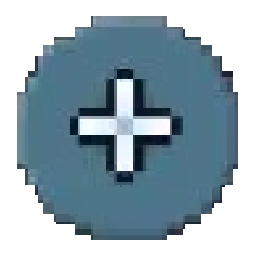
#> input picture managed/mods/MobileJoystick/Assets/MobileControls/AimOnlyMode.png, 256 x 256 px
$ python -i convert-mobile-terraria.py   (imports and definitions only)
#> lines starting #> are read from the running program, lines starting #| are printed output that depends on the picture; after the words box and inside, x2 and y2 are one past the last pixel; in counts of white or black regions, pixels touching at a corner belong together
#> further down, picture is the input picture: PIL image 256x256 RGBA; mean R, G, B, A 52.3, 72.3, 83.3, 158.5
"""Convert Terraria Android images, fonts and sound effects to desktop XNB files."""

import argparse
import csv
import io
import json
from collections import Counter
from contextlib import ExitStack, contextmanager
from dataclasses import dataclass
from functools import lru_cache
from pathlib import Path
import struct
import tempfile
import wave
from zipfile import ZipFile
from zlib import crc32

import UnityPy
from PIL import Image, ImageMath
from mobile_terraria_xact import MUSIC_FILES, build_music_bank


DATA_DIR = "assets/bin/Data"
UNITY_FILES = ("data.unity3d", "resources.resource", "unity default resources")
DESKTOP_EFFECTS = ("PixelShader.xnb", "ScreenShader.xnb", "TileShader.xnb")
XNA_READER = "Microsoft.Xna.Framework.Content."


@dataclass(frozen=True)
class SpriteRegion:
    sheet: str
    bounds: tuple[int, int, int, int]
    divisor: int
    frame_size: tuple[int, int] | None = None
    frames: tuple[tuple[int, ...], ...] = ()


def no_progress(stage, current, total):
    pass


# [46 lines left out: functions unity_data, seven_bit, write_xnb, not called in this run]


def texture_payload(image):
    image = image.convert("RGBA")
    red, green, blue, alpha = image.split()
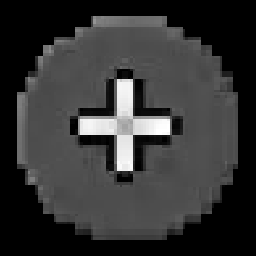
#> red: PIL image 256x256 L; min 0, max 255, mean 52.3
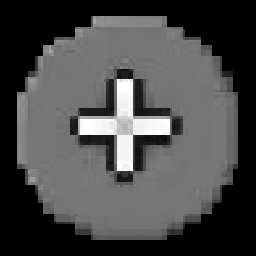
#> green: PIL image 256x256 L; min 0, max 255, mean 72.3
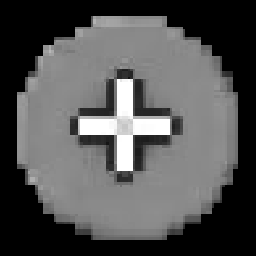
#> blue: PIL image 256x256 L; min 0, max 255, mean 83.3
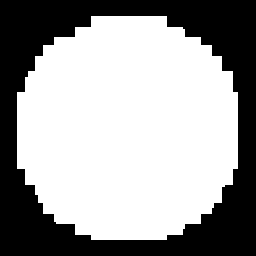
#> alpha: PIL image 256x256 L; 62.1% white; 1 black region, box (x1, y1, x2, y2) and area: (0, 0, 256, 256) 24808
    # UnityPy returns straight alpha. FNA's AlphaBlend uses premultiplied RGBA.
    mask = alpha.convert("I")
    channels = [
        ImageMath.lambda_eval(
            lambda args: args["channel"] * args["alpha"] / 255,
            channel=band.convert("I"),
            alpha=mask,
        ).convert("L")
        for band in (red, green, blue)
    ]
#> channels = 3 items
    pixels = Image.merge("RGBA", (*channels, alpha)).tobytes()
    return struct.pack("<5I", 0, image.width, image.height, 1, len(pixels)) + pixels


# [349 lines left out: functions atlas_regions, atlas_image, unpack_sprite, font_payload, desktop_audio, sound_payload and 4 more, not called in this run]


# [2 lines not run here, left out]

>>> from PIL import Image
>>> picture = Image.open('../../managed/mods/MobileJoystick/Assets/MobileControls/AimOnlyMode.png')
>>> result = texture_payload(picture)
